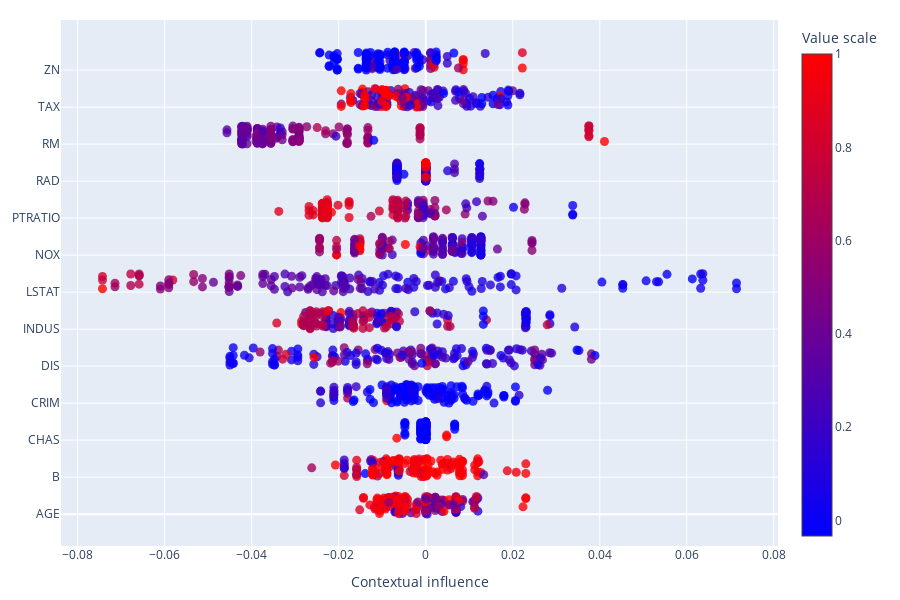

Notebook cell for this chart:
### Markdown cell above
We can also plot Contextual influence values, which will give us something that looks quite similar to the SHAP beeswarm, or to the R-CIU beeswarm.

### Code cell
fig = ciuplots.ciu_beeswarm(CIUres, xcol='Cinfl', legend_title='Value scale')
fig.update_layout(height=600, width=900, margin=dict(l=20, r=20, t=20, b=20), xaxis=dict(title='Contextual influence'))
fig.show()

### Figure 1 — Plotly figure (JSON) as saved in the notebook; plotly's stock layout.template omitted (floating-point values rounded to 4 significant figures; data arrays with more than 128 entries replaced by an {"elided": "..."} marker saying what was removed)
{"data": [{"marker": {"color": {"elided": "152 float values"}, "colorbar": {"title": {"text": "Value scale"}}, "colorscale": [[0, "blue"], [1, "red"]], "opacity": 0.8, "size": 9}, "mode": "markers", "name": "AGE", "type": "scatter", "x": {"elided": "152 float values"}, "y": {"elided": "1976 float values"}}, {"marker": {"color": {"elided": "152 float values"}, "colorscale": [[0, "blue"], [1, "red"]], "opacity": 0.8, "size": 9}, "mode": "markers", "name": "B", "type": "scatter", "x": {"elided": "152 float values"}, "y": {"elided": "1976 float values"}}, {"marker": {"color": {"elided": "152 int values"}, "colorscale": [[0, "blue"], [1, "red"]], "opacity": 0.8, "size": 9}, "mode": "markers", "name": "CHAS", "type": "scatter", "x": {"elided": "152 float values"}, "y": {"elided": "1976 float values"}}, {"marker": {"color": {"elided": "152 float values"}, "colorscale": [[0, "blue"], [1, "red"]], "opacity": 0.8, "size": 9}, "mode": "markers", "name": "CRIM", "type": "scatter", "x": {"elided": "152 float values"}, "y": {"elided": "1976 float values"}}, {"marker": {"color": {"elided": "152 float values"}, "colorscale": [[0, "blue"], [1, "red"]], "opacity": 0.8, "size": 9}, "mode": "markers", "name": "DIS", "type": "scatter", "x": {"elided": "152 float values"}, "y": {"elided": "1976 float values"}}, {"marker": {"color": {"elided": "152 float values"}, "colorscale": [[0, "blue"], [1, "red"]], "opacity": 0.8, "size": 9}, "mode": "markers", "name": "INDUS", "type": "scatter", "x": {"elided": "152 float values"}, "y": {"elided": "1976 float values"}}, {"marker": {"color": {"elided": "152 float values"}, "colorscale": [[0, "blue"], [1, "red"]], "opacity": 0.8, "size": 9}, "mode": "markers", "name": "LSTAT", "type": "scatter", "x": {"elided": "152 float values"}, "y": {"elided": "1976 float values"}}, {"marker": {"color": {"elided": "152 float values"}, "colorscale": [[0, "blue"], [1, "red"]], "opacity": 0.8, "size": 9}, "mode": "markers", "name": "NOX", "type": "scatter", "x": {"elided": "152 float values"}, "y": {"elided": "1976 float values"}}, {"marker": {"color": {"elided": "152 float values"}, "colorscale": [[0, "blue"], [1, "red"]], "opacity": 0.8, "size": 9}, "mode": "markers", "name": "PTRATIO", "type": "scatter", "x": {"elided": "152 float values"}, "y": {"elided": "1976 float values"}}, {"marker": {"color": {"elided": "152 float values"}, "colorscale": [[0, "blue"], [1, "red"]], "opacity": 0.8, "size": 9}, "mode": "markers", "name": "RAD", "type": "scatter", "x": {"elided": "152 float values"}, "y": {"elided": "1976 float values"}}, {"marker": {"color": {"elided": "152 float values"}, "colorscale": [[0, "blue"], [1, "red"]], "opacity": 0.8, "size": 9}, "mode": "markers", "name": "RM", "type": "scatter", "x": {"elided": "152 float values"}, "y": {"elided": "1976 float values"}}, {"marker": {"color": {"elided": "152 float values"}, "colorscale": [[0, "blue"], [1, "red"]], "opacity": 0.8, "size": 9}, "mode": "markers", "name": "TAX", "type": "scatter", "x": {"elided": "152 float values"}, "y": {"elided": "1976 float values"}}, {"marker": {"color": {"elided": "152 float values"}, "colorscale": [[0, "blue"], [1, "red"]], "opacity": 0.8, "size": 9}, "mode": "markers", "name": "ZN", "type": "scatter", "x": {"elided": "152 float values"}, "y": {"elided": "1976 float values"}}], "layout": {"coloraxis": {"showscale": true}, "height": 600, "legend": {"title": {"text": "My Legend Title"}}, "margin": {"b": 20, "l": 20, "r": 20, "t": 20}, "showlegend": false, "width": 900, "xaxis": {"title": {"text": "Contextual influence"}}, "yaxis": {"ticktext": ["AGE", "B", "CHAS", "CRIM", "DIS", "INDUS", "LSTAT", "NOX", "PTRATIO", "RAD", "RM", "TAX", "ZN"], "tickvals": [0, 1, 2, 3, 4, 5, 6, 7, 8, 9, 10, 11, 12]}}}
